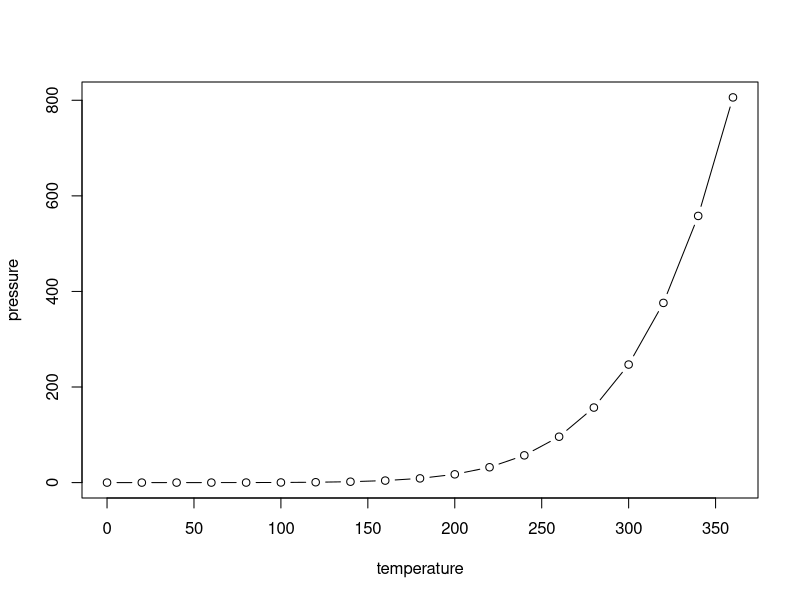

Here is the R script that generated this plot:
## ---- chunk 1
knitr::opts_chunk$set(echo = TRUE)
## ---- chunk 2
summary(cars)
## ---- chunk 3
plot(pressure, type = "b")
